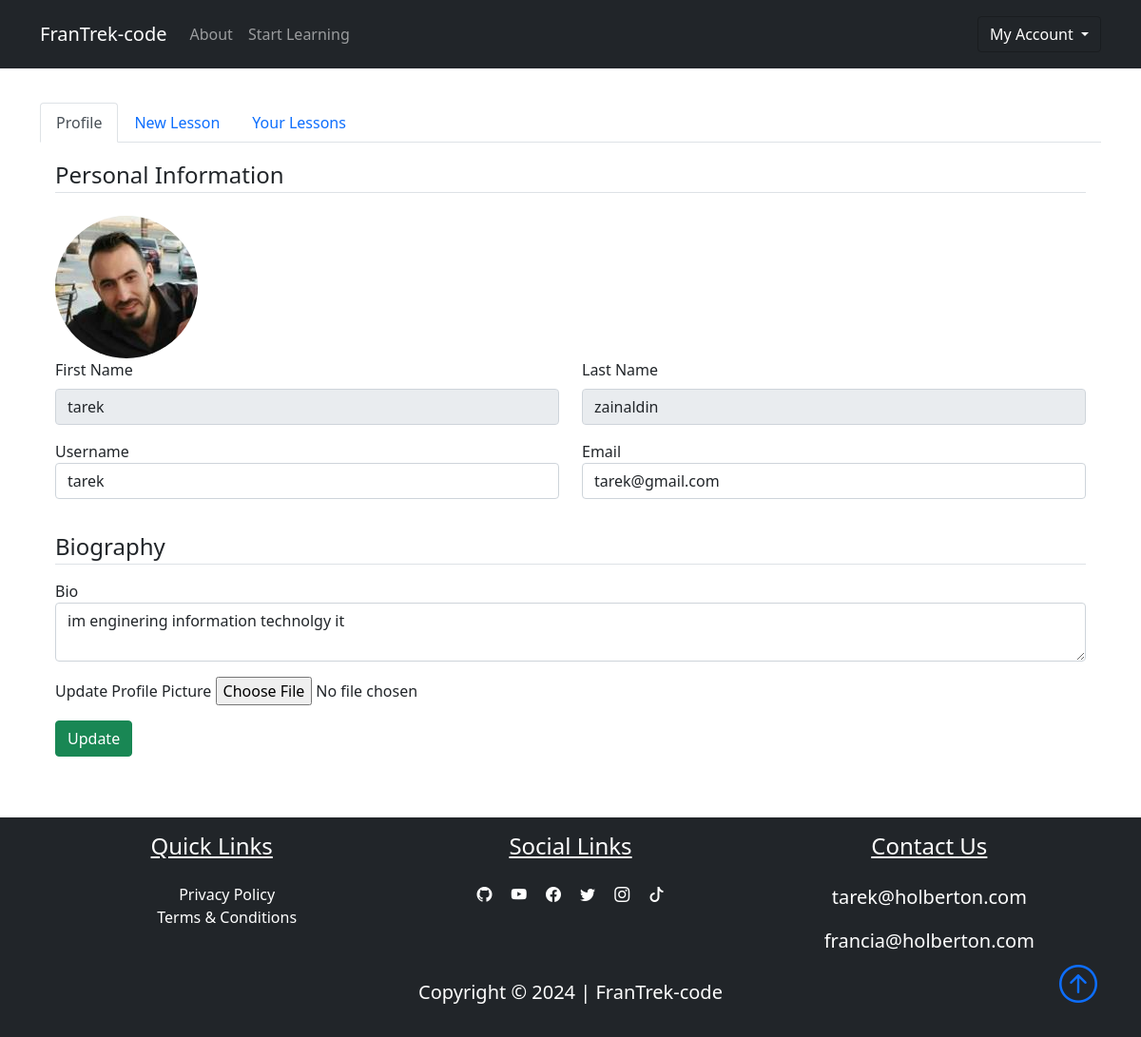
The app's page /dashboard/profile (signed in), older data.
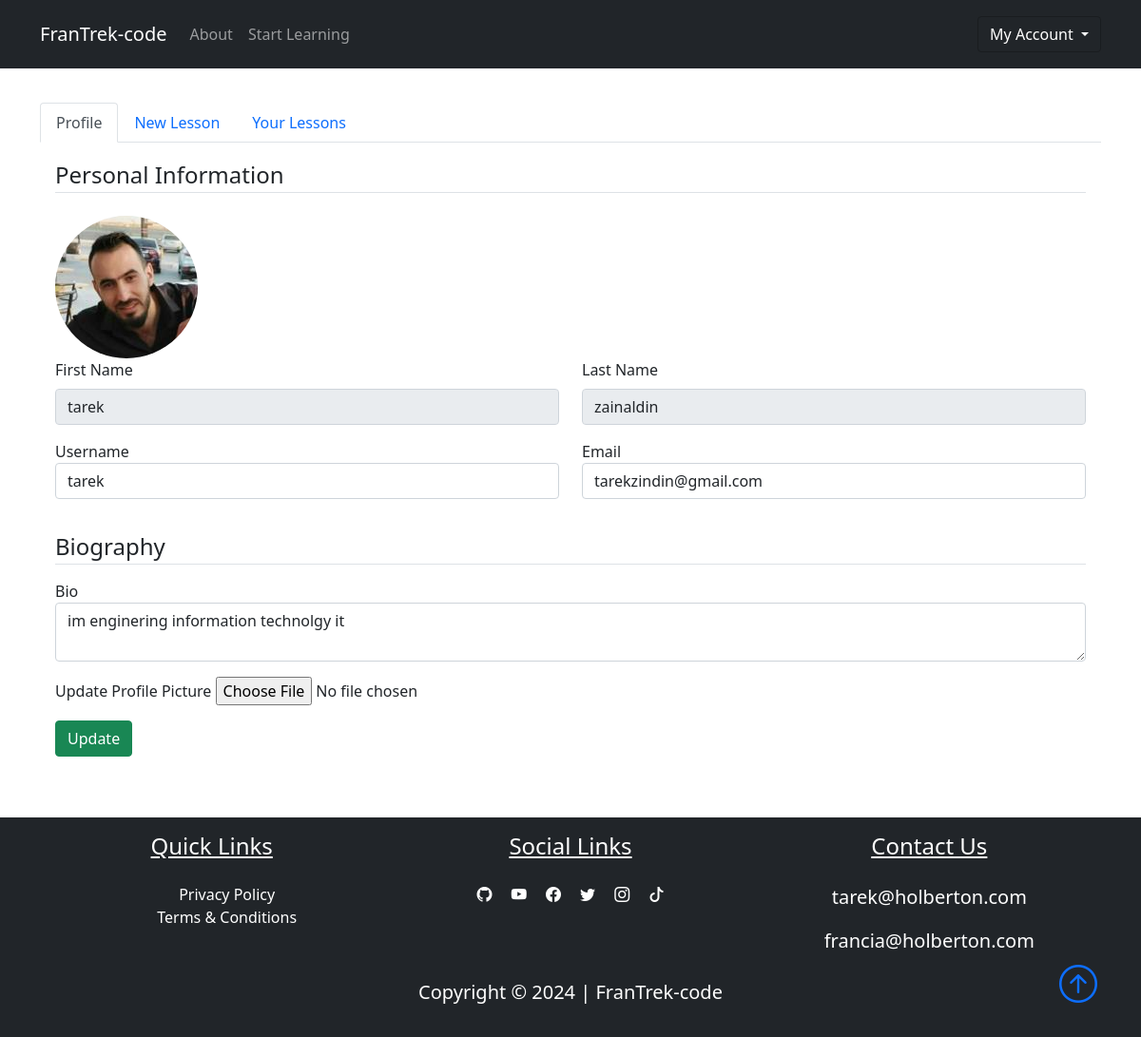
The same page, newer data.
### FranTrek/models.py (models this page shows, shortened)
class User(db.Model, UserMixin):
    id = db.Column(db.Integer, primary_key=True)
    fname = db.Column(db.String(25), nullable=False)
    lname = db.Column(db.String(25), nullable=False)
    username = db.Column(db.String(25), unique=True, nullable=False)
    email = db.Column(db.String(125), unique=True, nullable=False)
    image_file = db.Column(db.String(20), nullable=False, default="default.png")
    bio = db.Column(db.Text, nullable=True)
    password = db.Column(db.String(60), nullable=False)
    lessons = db.relationship("Lesson", backref="author", lazy=True)

### FranTrek/routes.py (the view)
@app.route("/dashboard/profile", methods=["GET", "POST"])
@login_required
def profile():
    profile_form = UpdateProfileForm()
    if profile_form.validate_on_submit():
        if profile_form.picture.data:
            picture_file = save_picture(
                profile_form.picture.data, "static/user_pics", output=(150, 150)
            )
            current_user.image_file = picture_file
        current_user.username = profile_form.username.data
        current_user.email = profile_form.email.data
        current_user.bio = profile_form.bio.data
        db.session.commit()
        flash("Your profile has been updated", "success")
        return redirect(url_for("profile"))
    elif request.method == "GET":
        profile_form.username.data = current_user.username
        profile_form.email.data = current_user.email
        profile_form.bio.data = current_user.bio
    image_file = url_for("static", filename=f"user_pics/{current_user.image_file}")
    return render_template(
        "profile.html",
        title="Profile",
        profile_form=profile_form,
        image_file=image_file,
        active_tab="profile",
    )

### FranTrek/forms.py (shortened to what this page needs)
class UpdateProfileForm(FlaskForm):
    username = StringField(
        "Username", validators=[DataRequired(), Length(min=2, max=25)]
    )
    email = StringField("Email", validators=[DataRequired(), Email()])
    bio = TextAreaField("Bio")
    picture = FileField(
        "Update Profile Picture", validators=[FileAllowed(["jpg", "png"])]
    )
    submit = SubmitField("Update")

### FranTrek/models.py (called while the page is built)
@login_manager.user_loader
def load_user(user_id):
    return User.query.get(int(user_id))

### FranTrek/templates/profile.html (shortened to what this page needs)
{% extends "dashboard.html"%}
{% block profile %}
<div class="{{'tab-pane show active fade p-3' if active_tab=='profile' else 'tab-pane fade p-3'}}" id="nav-profile"
    role="tabpanel" aria-labelledby="nav-profile-tab">
    <form action=" " method="POST" enctype="multipart/form-data">
        <fieldset class='form-group'>
            <legend class='border-bottom mb-4'>Personal Information</legend>
            <img class="rounded-circle user-img" src="{{image_file}}" alt="">
            <div class='form-group'>
                <div class="row mb-3">
                    <div class="col">
                        <label for="fname" class="form-label">First Name</label>
                        <input class="form-control" type="text" value="{{ current_user.fname}}" readonly>
                    </div>
                    <div class="col">
                        <label for="lname" class="form-label">Last Name</label>
                        <input class="form-control" type="text" value="{{ current_user.lname}}" readonly>
                    </div>
                </div>
                <div class="row mb-3">
                    <div class="col">
                        {{ profile_form.username.label(class='form-control-label')}}
                        {% if profile_form.username.errors%}
                        {{ profile_form.username(class='form-control form-control-lg is-invalid')}}
                        <div class="invalid-feedback">
                            {% for error in profile_form.username.errors %}
                            <span>{{error}}</span>
                            {% endfor %}
                        </div>
                        {% else %}
                        {{ profile_form.username(class='form-control form-control')}}
                        {% endif %}
                    </div>
                    <div class="col">
                        {{ profile_form.email.label(class='form-control-label')}}
                        {% if profile_form.email.errors%}
                        {{ profile_form.email(class='form-control form-control-lg is-invalid')}}
                        <div class="invalid-feedback">
                            {% for error in profile_form.email.errors %}
                            <span>{{error}}</span>
                            {% endfor %}
                        </div>
                        {% else %}
                        {{ profile_form.email(class='form-control form-control')}}
                        {% endif %}
                    </div>
                </div>
            </div>
        </fieldset>
        <fieldset>
            <legend class="border-bottom my-3">Biography</legend>
            <div class="form-group">
                <div class="my-3">
                    {{ profile_form.bio.label(class='form-control-label') }}
                    {{ profile_form.bio(class='form-control') }}
                </div>
                <div class="form-group mb-3">
                    {{ profile_form.picture.label}}
                    {{ profile_form.picture(class='form-control-file')}}
                </div>
                <div class="col-12">
                    <button class="btn btn-success" type="submit">Update</button>
                </div>
            </div>
        </fieldset>
    </form>
</div>
{% endblock profile %}

### FranTrek/templates/dashboard.html (shortened to what this page needs)
{%extends "layout.html"%}
{% block content%}
<div class="container my-5">
    <nav>
        <div class="nav nav-tabs" id="tablist">
            <a class="link" href="/dashboard/profile">
                <button class="{{'nav-link active' if active_tab=='profile' else 'nav-link'}}" id="nav-profile-tab"
                    data-bs-toggle="tab" data-bs-target="#nav-profile" type="button" role="tab"
                    aria-controls="nav-profile" aria-selected="true">Profile</button>
            </a>
            <a class="link" href="/dashboard/new_lesson">
                <button class="{{'nav-link active' if active_tab=='new_lesson' else 'nav-link'}}" id="nav-newLesson-tab"
                    data-bs-toggle="tab" data-bs-target="#nav-newLesson" type="button" role="tab"
                    aria-controls="nav-newLesson" aria-selected="true">New Lesson</button>
            </a>
            <a class="link" href="/dashboard/user_lessons">
                <button class="{{'nav-link active' if active_tab=='user_lessons' else 'nav-link'}}"
                    id="nav-user_lessons-tab" data-bs-toggle="tab" data-bs-target="#nav-Lessons" type="button"
                    role="tab" aria-controls="nav-Lessons" aria-selected="true">Your Lessons</button>
            </a>
        </div>
    </nav>
    <div class="tab-content" id="nav-tabContent">
        {% block profile %} {% endblock profile%}
    </div>
</div>
{% endblock content %}

### FranTrek/templates/layout.html (shortened to what this page needs)
<!DOCTYPE html>
<html lang="en">
<head>
    <link href="https://cdn.jsdelivr.net/npm/bootstrap@5.1.3/dist/css/bootstrap.min.css" rel="stylesheet"
>
    <link rel="stylesheet" href="https://cdn.jsdelivr.net/npm/bootstrap-icons@1.8.1/font/bootstrap-icons.css">
    <link rel="stylesheet" type="text/css" href="{{url_for('static', filename='main.css')}}">
</head>
<body class="d-flex flex-column min-vh-100">
    <nav class="navbar navbar-expand-lg bg-dark navbar-dark py-3 fixed-top">
        <div class="container">
            <a href="{{url_for('home')}}" class="navbar-brand">FranTrek-code</a>
            <div class="collapse navbar-collapse" id="navmenu">
                <ul class="navbar-nav">
                    <li class="nav-item">
                        <a href="{{url_for('about')}}" class="nav-link">About</a>
                    </li>
                    <li class="nav-item">
                        {% if request.path=='/home'%}
                        <a href="#learn" class="nav-link">Start Learning</a>
                        {% else %}
                        <a href="{{url_for('courses')}}" class="nav-link">Start Learning</a>
                        {% endif %}
                    </li>
                </ul>
                <ul class="navbar-nav ms-auto">
                    {% if current_user.is_authenticated %}
                    <div class="dropdown show">
                        <button class="btn btn-dark bg-dark dropdown-toggle" type="button" id="dropdownMenuButton1"
                            data-bs-toggle="dropdown" aria-expanded="false">
                            My Account
                        </button>
                    </div>
                    {% endif%}
                </ul>
            </div>
        </div>
    </nav>
    {% block content%} {% endblock %}
    <footer class="bg-dark mt-auto">
        <div class="container p-3">
            <div class="row text-center text-white">
                <div class="col-md-12 col-lg-4 pb-2">
                    <h4 class="text-center text-decoration-underline">Quick Links</h4>
                    <ul class=" nobull pt-3">
                        <li><a href="#" class="link text-white">Privacy Policy</a></li>
                        <li><a href="#" class="link text-white">Terms & Conditions</a></li>
                    </ul>
                </div>
                <div class="col-md-12 col-lg-4">
                    <h4 class="text-center text-decoration-underline pb-3">Social Links</h4>
                    <a href="#" class="text-white p-2"><i class="bi-github"></i></a>
                    <a href="#" class="text-white p-2"><i class="bi-youtube"></i></a>
                    <a href="#" class="text-white p-2"><i class="bi-facebook"></i></a>
                    <a href="#" class="text-white p-2"><i class="bi-twitter"></i></a>
                    <a href="#" class="text-white p-2"><i class="bi-instagram"></i></a>
                    <a href="#" class="text-white p-2"><i class="bi-tiktok"></i></a>
                </div>
                <div class="col-md-12 col-lg-4 pb-2">
                    <h4 class="text-center text-decoration-underline pb-3">Contact Us</h4>
                    <p class="lead">tarek@holberton.com</p>
                    <p class="lead">francia@holberton.com</p>
                </div>
            </div>
            <div class="col text-white text-center position-relative">
                <p class="lead font-weight-bold">Copyright &copy; 2024 | FranTrek-code</p>
                <a href="#" class="position-absolute bottom-0 end-0">
                    <i class="bi bi-arrow-up-circle h1"></i>
                </a>
            </div>
        </div>
    </footer>
</body>
</html>

### FranTrek/static/main.css (style rules this page uses)
body::before { display: block; content: ''; height: 60px; }
.user-img { height: 150px; width: 150px; margin-right: 8px; }
.link { text-decoration: none; }
.nobull { list-style-type: none; }

Row changes from the older to the newer data that the page shows:
changed User "tarek": email "tarek@gmail.com" → "tarekzindin@gmail.com"
